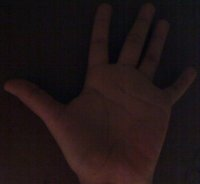
#> input picture Com_Vi/Week02/Histogram/code/data/test_2.jpg, 200 x 184 px
$ python 3.Equalisation.py
#> lines starting #> are read from the running program, lines starting #| are printed output that depends on the picture
import cv2 as cv
import matplotlib.pyplot as plt

img = cv.imread("data/test_2.jpg")
#> img is the input picture: shape (184, 200, 3); mean B, G, R 21.5, 21.1, 32.2
if img is None:
    print('Could not open or find the image:',)
    exit(0)
## [Resize image]
scale_percent = 100 # percent of original size
width = int(img.shape[1] * scale_percent / 100)
#> width = 200
height = int(img.shape[0] * scale_percent / 100)
#> height = 184
dim = (width, height)
#> dim = (200, 184)
src= cv.resize(img, dim, interpolation = cv.INTER_AREA)

## [Convert to grayscale]
src = cv.cvtColor(src, cv.COLOR_BGR2GRAY)
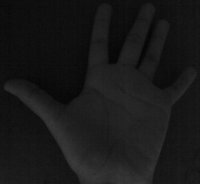
#> src: shape (184, 200); min 4, max 59, mean 24.5
## [Convert to grayscale]

## [Apply Histogram Equalization]
dst = cv.equalizeHist(src)
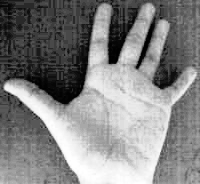
#> dst: shape (184, 200); min 0, max 255, mean 131.8
## [Apply Histogram Equalization]

## [Display results]
cv.imshow('Source image', src)
cv.imshow('Equalized Image', dst)
## [Display results]

## [Wait until user exits the program]
cv.waitKey()
## [Wait until user exits the program]

$ run again, with Com_Vi/Week02/Histogram/code/data/test_1.jpg copied over Com_Vi/Week02/Histogram/code/data/test_2.jpg
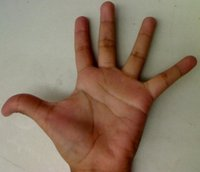
#> input picture Com_Vi/Week02/Histogram/code/data/test_1.jpg, 200 x 172 px
#> img is the input picture: shape (172, 200, 3); mean B, G, R 101.1, 120.5, 140.6
#> `src = cv.cvtColor(src, cv.COLOR_BGR2GRAY)`:
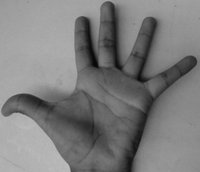
#> src: shape (172, 200); min 7, max 193, mean 124.3
#> `dst = cv.equalizeHist(src)`:
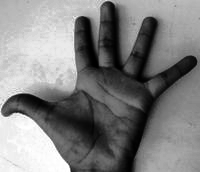
#> dst: shape (172, 200); min 0, max 255, mean 128.6
